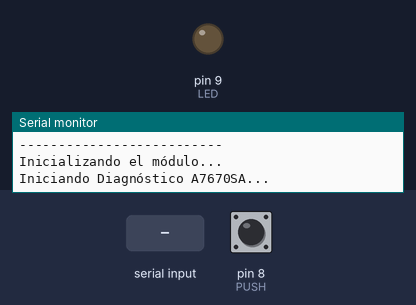
Bench run of a sketch on a simulated Arduino Mega 2560, built with avr-gcc and run on an emulated ATmega2560. On the bench: output pins drawn as LEDs (lit = HIGH), the last lines printed to the serial monitor. The inputs (shaded band) are chosen by the test bench; at power-on: pin 8 (PUSH) LOW. The modem accepts every AT command (registered, SIM ready, sends succeed) and sends nothing else; pins used as bus, display or sensor lines are not drawn.

Above: at 5.2 s.
5.3 s: pin 8 (PUSH) pulled HIGH for 0.15 s
At 11.9 s:
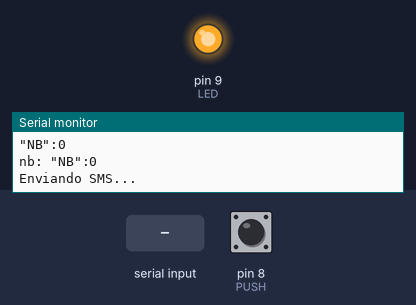
12.9 s: "off,1\n" received over the second serial link
15.9 s: "on,1\n" received over the second serial link
18.9 s: "on,150\n" received over the second serial link
21.9 s: "off,1\n" received over Serial
24.9 s: "test,1\n" received over Serial
Timing chart, 0 to 27.9 s (numbered marks = the images above; inputs shaded):
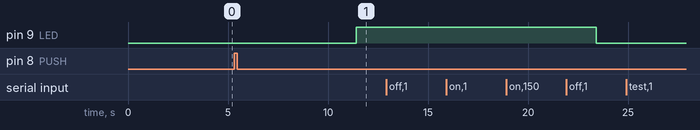

Measured:
- after the input at 5.3 s, pin 9 (LED): LOW → HIGH after 6.1 s

The sketch:

DUE_A7670SA_Bateria.ino
```cpp
const int pinBateria = A0; // Pin analógico donde está conectado la batería
const float voltajeMax = 4.2; // Voltaje máximo de la batería (por ejemplo, Li-Ion)
const float voltajeMin = 3.0; // Voltaje mínimo antes de considerarla descargada
const String number = "+525554743913"; //Telcel
const int LED = 9;
const int PUSH = 8;
const int SLEEP_PIN = 7;
int _timeout;
String _buffer;


void enviarComando(const char* comando, int espera = 1000) {
 Serial2.println(comando);
  delay(espera);

  while (Serial2.available()) {
    Serial.write(Serial2.read());
  }
  Serial.println();
}

void setup() {
    Serial.begin(9600); // Para la comunicación con el monitor serie
    Serial2.begin(115200); // Velocidad de baudios para el módulo
    delay(1000);
    pinMode(LED,OUTPUT);
    pinMode(SLEEP_PIN,OUTPUT);
    pinMode(PUSH,INPUT);
    Serial.println("--------------------------");
    Serial.println("Inicializando el módulo...");
    Serial.println("Iniciando Diagnóstico A7670SA...");
    delay(3000);
}

void startA7670SA(){
   // 1. Probar comunicación AT
  Serial.println("Verificando comunicación...");
  enviarComando("AT", 1000);

  // 5. Establecer modo LTE (opcional)
  Serial.println("Estableciendo modo LTE (CNMP=38)...");
  enviarComando("AT+CNMP=2", 2000);

  // Confirmar nivel de señal y registro otra vez
  Serial.println("Confirmando señal...");
  enviarComando("AT+CSQ", 1000);
  Serial.println("Confirmando registro...");
  enviarComando("AT+CREG?", 1000);

}

//void testConection(){
//  // 1. Probar comunicación AT
//  Serial.println("Verificando comunicación...");
//  enviarComando("AT", 1000);
//
//  // 2. Estado de la SIM
//  Serial.println("Consultando estado de SIM...");
//  enviarComando("AT+CPIN?", 1000);
//
//  // 3. Nivel de señal
//  Serial.println("Consultando nivel de señal...");
//  enviarComando("AT+CSQ", 1000);
//
//  // 4. Registro en red
//  Serial.println("Consultando registro en red...");
//  enviarComando("AT+CREG?", 1000);
//
//  // 5. Establecer modo LTE (opcional)
//  Serial.println("Estableciendo modo LTE (CNMP=38)...");
//  enviarComando("AT+CNMP=2", 2000);
//
//  // Confirmar nivel de señal y registro otra vez
//  Serial.println("Confirmando señal...");
//  enviarComando("AT+CSQ", 1000);
//  Serial.println("Confirmando registro...");
//  enviarComando("AT+CREG?", 1000);
//
//  Serial.println("Red...");
//  enviarComando("AT+CPSI?", 1000);
//
//  Serial.println("ATI...");
//  enviarComando("ATI", 1000);
//
//  String cellInfo = getCellInfo();
//  Serial.println("Cell Info...");
//  Serial.println(cellInfo);
//
//  Serial.println("Diagnóstico terminado.");
//}

void gsm(){
  // Establecer modo GSM
  Serial.println("Establecer modo GSM...");
  enviarComando("AT+CNMP=13", 2000);

  // Registrar en la red
  Serial.println("Registrar en la red...");
  enviarComando("AT+CREG?", 2000);

  // Obtener información del operador
  Serial.println("Obtener información del operador...");
  enviarComando("AT+COPS?", 2000);

  // Consultar calidad de la señal
  Serial.println("Consultar calidad de la señal...");
  enviarComando("AT+CSQ", 2000);

  Serial.println("Red GSM...");
  enviarComando("AT+CPSI?", 1000);

  String cellInfo = getCellInfo();
  Serial.println("Cell Info...");
  Serial.println(cellInfo);

}

void loop() {
    // Permitir interactuar manualmente desde Serial Monitor
    if (Serial.available()) {
       String receivedData = Serial.readString();
       receivedData.trim();
       Serial.println("............................");
      Serial.println("Comando: " + receivedData);
      if (receivedData == "off") {
        Serial.println("Apagando A7670SA...");
          digitalWrite(LED,HIGH);
          controlarSleepA7670SA(true);
      }

      if (receivedData == "on") {
          //digitalWrite(SLEEP_PIN,HIGH);
          Serial.println("Encendiendo A7670SA...");
          delay(1000);
          controlarSleepA7670SA(false);
          digitalWrite(LED,LOW);
      }

      if (receivedData == "test") {
          Serial.println("Probando conexion A7670SA...");
          //testConection();
          startA7670SA();
      }

      if (receivedData == "gsm1") {
          Serial.println("Configurando GSM...");
          gsm();
      }
    }
    if (Serial2.available()) {
      Serial.write(Serial2.read());
    }
    if(digitalRead(PUSH) == 1){
      controlarSleepA7670SA(false);  // Despertarlo
      delay(2000);
      String nb = obtenerVoltajeBateria();
      Serial.println("nb: "+nb);
      String cellTower = getCellInfo();
      String sms = nb + cellTower;
      enviarSMS(number, sms);
      delay(1000);
      controlarSleepA7670SA(true);   // Dormir el módulo
    }

}

void enviarSMS(String numero, String mensaje) {
    digitalWrite(LED,HIGH);
    Serial.println("Enviando SMS...");

    enviarComando("AT+CREG?",1000);
    enviarComando("AT+CMGF=1",1000);
//    enviarComando("AT+CSCS?",1000);
//    enviarComando("AT+CSCS=\"GSM\"",1000);
    enviarComando(("AT+CMGS=\"" + numero + "\"").c_str(), 3000);
    delay(1000);
    Serial2.print(mensaje);
    delay(500);
    Serial2.println((char)26); // Código ASCII para finalizar el SMS
    delay(500);
    Serial.println("Mensaje enviado!");
    Serial.println("Consultar el modo de red actual...");
    enviarComando("AT+CNMP?");
    Serial.println("Verificar la tecnología de conexión...");
    enviarComando("AT+CPSI?");
    Serial.println("Probando getCellInfo...");
    String cellInfo = getCellInfo();
    Serial.println(cellInfo);
    enviarComando("AT+CELLINFO?");
    digitalWrite(LED,LOW);
}

void flushA7670SA() {
  while (Serial2.available()) {
    Serial2.read();
  }
}

String readA7670SAResponse(unsigned long timeout = 2000) {
  String response = "";
  unsigned long startTime = millis();

  while (millis() - startTime < timeout) {
    while (Serial2.available()) {
      char c = Serial2.read();
      response += c;
    }
  }

  return response;
}

String getCellInfo() {
    String lac = "";
    String cellId = "";
    String mcc = "";
    String mnc = "";
    String red = "";

    // Solicitar información de la red con A7670SA
    flushA7670SA();
    Serial2.println("AT+CPSI?");
    String cpsiResponse = readA7670SAResponse();

    // Extraer datos de la respuesta de AT+CPSI?
    int startIndex = cpsiResponse.indexOf("CPSI:");
    if (startIndex != -1) {
        startIndex += 6; // Mover el índice después de "CPSI: "

        // Verificar si es LTE o GSM
        if (cpsiResponse.startsWith("LTE", startIndex)) {
            red = "lte";
            startIndex += 4; // Mover el índice después de "LTE,"
        } else if (cpsiResponse.startsWith("GSM", startIndex)) {
            red = "gsm";
            startIndex += 4; // Mover el índice después de "GSM,"
        } else {
            return "{}"; // Si no es ni GSM ni LTE, devolver JSON vacío
        }

        // Extraer MCC-MNC correctamente
        int mccMncStart = cpsiResponse.indexOf(",", startIndex) + 1;
        int mccMncEnd = cpsiResponse.indexOf(",", mccMncStart);
        String mccMncRaw = cpsiResponse.substring(mccMncStart, mccMncEnd);

        // Separar MCC y MNC
        int separatorIndex = mccMncRaw.indexOf("-");
        if (separatorIndex != -1) {
            mcc = mccMncRaw.substring(0, separatorIndex);  // MCC
            mnc = mccMncRaw.substring(separatorIndex + 1); // MNC
        }

        // Extraer LAC
        int lacStart = mccMncEnd + 1;
        int lacEnd = cpsiResponse.indexOf(",", lacStart);
        lac = cpsiResponse.substring(lacStart, lacEnd);

        // Extraer Cell ID
        int cellIdStart = lacEnd + 1;
        int cellIdEnd = cpsiResponse.indexOf(",", cellIdStart);
        cellId = cpsiResponse.substring(cellIdStart, cellIdEnd);
    }

    // Convertir de Hex a Decimal
    lac = hexToDec(lac);

    // Construir JSON corregido
    String json = "{";
    json += "\"red\":\"" + red + "\",";
    json += "\"mcc\":\"" + mcc + "\",";
    json += "\"mnc\":\"" + mnc + "\",";
    json += "\"lac\":\"" + lac + "\",";
    json += "\"cid\":\"" + cellId + "\"";
    json += "}";

    return json;
}


String hexToDec(String hexStr) {
    long decVal = strtol(hexStr.c_str(), NULL, 16);
    return String(decVal);
}

String _readSerial() {
  _timeout = 0;
  while  (!Serial2.available() && _timeout < 12000  )
  {
    delay(13);
    _timeout++;
  }
  if (Serial2.available()) {
    return Serial2.readString();
  }
}

void sendATCommand(String command, const char* expectedResponse, unsigned long timeout) {
  Serial.print(command);
  Serial2.println(command); // Send the AT command
  long int time = millis();
  while ((time + timeout) > millis()) {
    while (Serial2.available()) {
      if (Serial2.find(const_cast<char*>(expectedResponse))) {
        Serial.println(command + ": SUCCESS");
         return;
      }
    }
  }
  Serial.println(command + ": FAILED");
  delay(1000);
}

void controlarSleepA7670SA(bool dormir) {
  if (dormir) {
    enviarComando("AT+CSCLK=1");
    delay(100);
    digitalWrite(SLEEP_PIN, LOW);  // DTR HIGH -> permite sleep en idle
    Serial.println("A7670SA en modo Sleep (cuando idle).");
  } else {
    digitalWrite(SLEEP_PIN, HIGH);   // DTR LOW -> despierta módulo
    delay(100);                     // Tiempo para que despierte
    enviarComando("AT+CSCLK=0");
    enviarComando("AT");          // Activar UART
    Serial.println("A7670SA Despierto y sin sleep automático.");
  }
}


String obtenerVoltajeBateria(){
    float voltaje = leerVoltaje(pinBateria);
    int nivelBateria = calcularNivelBateria(voltaje);

    Serial.print("Voltaje: ");
    Serial.print(voltaje);
    Serial.print("V - Nivel de batería: ");
    Serial.print(nivelBateria);
    Serial.println("%");

    String sms = "\"NB\":"+ String(nivelBateria);
    Serial.println(sms);

    return sms;
}

float leerVoltaje(int pin) {
    int lecturaADC = analogRead(pin);
    float voltaje = (lecturaADC / 1023.0) * 5.0; // Convierte lectura ADC a voltaje (ajusta si usas divisor)
    return voltaje;
}

int calcularNivelBateria(float voltaje) {
    float porcentaje = ((voltaje - voltajeMin) / (voltajeMax - voltajeMin)) * 100;
    porcentaje = constrain(porcentaje, 0, 100); // Limita el porcentaje entre 0 y 100%
    return (int)porcentaje;
}
```
